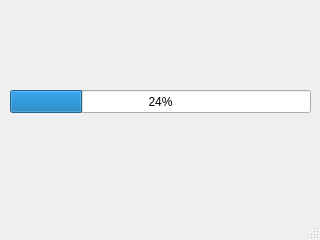
<?xml version="1.0" encoding="UTF-8"?>
<ui version="4.0">
 <class>MainWindow</class>
 <widget class="QMainWindow" name="MainWindow">
  <property name="geometry">
   <rect>
    <x>0</x>
    <y>0</y>
    <width>320</width>
    <height>240</height>
   </rect>
  </property>
  <property name="windowTitle">
   <string>MainWindow</string>
  </property>
  <widget class="QWidget" name="centralwidget">
   <widget class="QProgressBar" name="progressBar">
    <property name="geometry">
     <rect>
      <x>10</x>
      <y>90</y>
      <width>301</width>
      <height>23</height>
     </rect>
    </property>
    <property name="value">
     <number>24</number>
    </property>
   </widget>
  </widget>
  <widget class="QMenuBar" name="menubar">
   <property name="geometry">
    <rect>
     <x>0</x>
     <y>0</y>
     <width>320</width>
     <height>22</height>
    </rect>
   </property>
  </widget>
  <widget class="QStatusBar" name="statusbar"/>
 </widget>
 <resources/>
 <connections/>
</ui>
